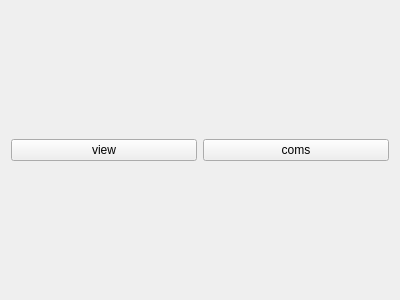
<?xml version="1.0" encoding="UTF-8"?>
<ui version="4.0">
 <class>MainForm</class>
 <widget class="QWidget" name="MainForm">
  <property name="geometry">
   <rect>
    <x>0</x>
    <y>0</y>
    <width>400</width>
    <height>300</height>
   </rect>
  </property>
  <property name="windowTitle">
   <string>Form</string>
  </property>
  <layout class="QGridLayout" name="gridLayout">
   <item row="0" column="0">
    <widget class="QPushButton" name="pushButton_views">
     <property name="text">
      <string>view</string>
     </property>
    </widget>
   </item>
   <item row="0" column="1">
    <widget class="QPushButton" name="pushButton_coms">
     <property name="text">
      <string>coms</string>
     </property>
    </widget>
   </item>
  </layout>
 </widget>
 <resources/>
 <connections/>
</ui>
